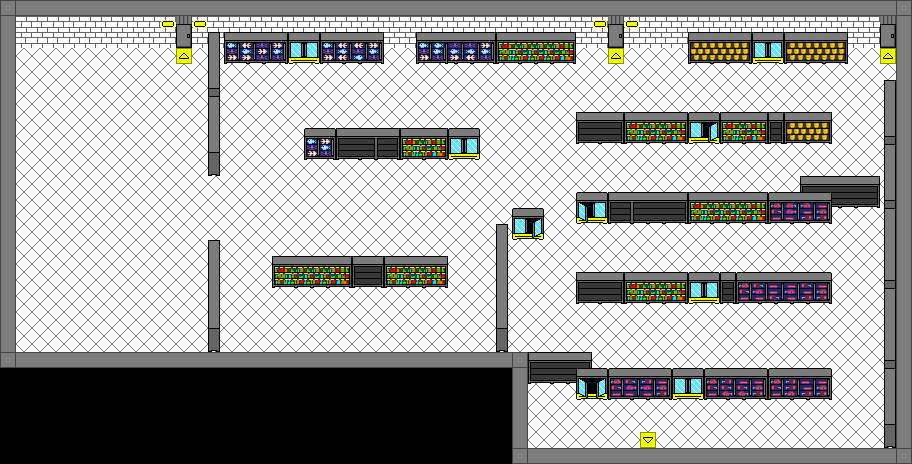

This game map was drawn from its Tiled (.tmx) file and the tilesets committed beside it. A one-line description and the trimmed map source follow:
An orthogonal 57x29 tile map with 16x16 px tiles, 4 tile layers (Suelo, Paredes atravesables, Paredes, ChisteDeLaPuerta) and 12 objects.

<map version="1.10" tiledversion="1.10.2" orientation="orthogonal" renderorder="right-down" width="57" height="29" tilewidth="16" tileheight="16" infinite="0" nextlayerid="10" nextobjectid="13">
 <editorsettings>
  <export target="../src/json/SalaMercadona.json" format="json" />
 </editorsettings>
 <tileset firstgid="1" source="Mercadona.tsx" />
 <layer id="2" name="Suelo" width="57" height="29">
  <data>[1653 cells, 1184 non-empty, 6 distinct tile ids]</data>
 </layer>
 <objectgroup id="7" name="Personajes">
  <object id="7" x="713.333" y="148.667" width="44" height="40.3333" />
  <object id="8" x="170" y="189.5" width="38.5" height="38" />
 </objectgroup>
 <layer id="3" name="Paredes atravesables" width="57" height="29">
  <data>[1653 cells, 98 non-empty, 25 distinct tile ids]</data>
 </layer>
 <layer id="4" name="Paredes" width="57" height="29">
  <data>[1653 cells, 450 non-empty, 59 distinct tile ids]</data>
 </layer>
 <objectgroup id="8" name="Bloqueo">
  <object id="9" x="75" y="32" width="32" height="327" />
 </objectgroup>
 <objectgroup id="9" name="Items">
  <object id="10" x="352" y="329.5" width="24.5" height="22.5" />
  <object id="11" x="120.333" y="330.667" width="23.3333" height="22.6667" />
  <object id="12" x="342" y="74" width="22.6667" height="21.3333" />
 </objectgroup>
 <layer id="6" name="ChisteDeLaPuerta" width="57" height="29">
  <data>[1653 cells, 2 non-empty, 2 distinct tile ids]</data>
 </layer>
 <objectgroup id="5" name="Transiciones">
  <object id="1" x="640.283" y="437.597" width="16.1131" height="9.32862" />
  <object id="2" x="175.548" y="47.4912" width="16.9611" height="8.48057" />
  <object id="3" x="608.057" y="48.3392" width="15.265" height="6.78445" />
  <object id="4" x="880.333" y="48" width="15" height="7.66667" />
  <object id="5" x="14.6667" y="46.6667" width="16" height="306" />
  <object id="6" x="14.6667" y="46" width="10.6667" height="306.667" visible="0" />
 </objectgroup>
</map>
